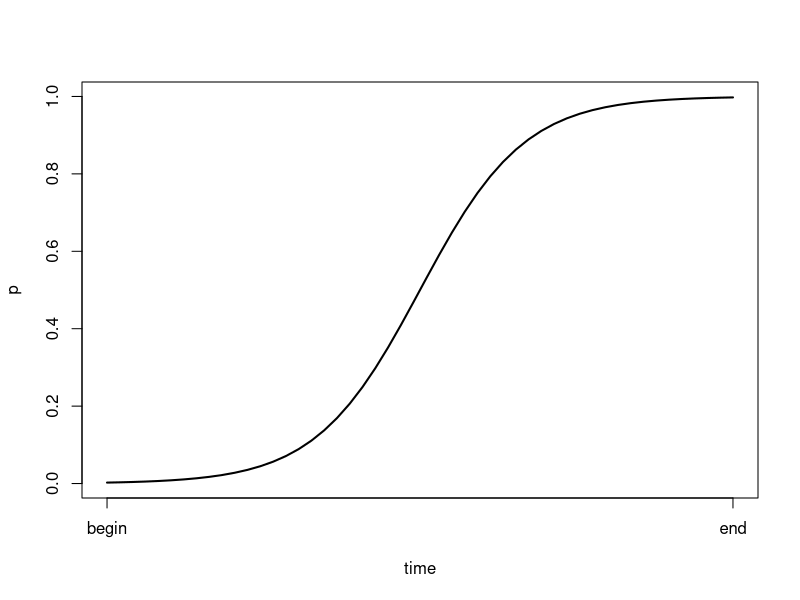

Reproduce this figure in R.
time<-seq(-6,6,length=50)
p <- 1/(1+exp(1)^-time)
plot(time,p,type = "l",axes = F,lwd = 2)
axis(1,labels = c("begin","end"),at = c(-6,6))
axis(2)
box()